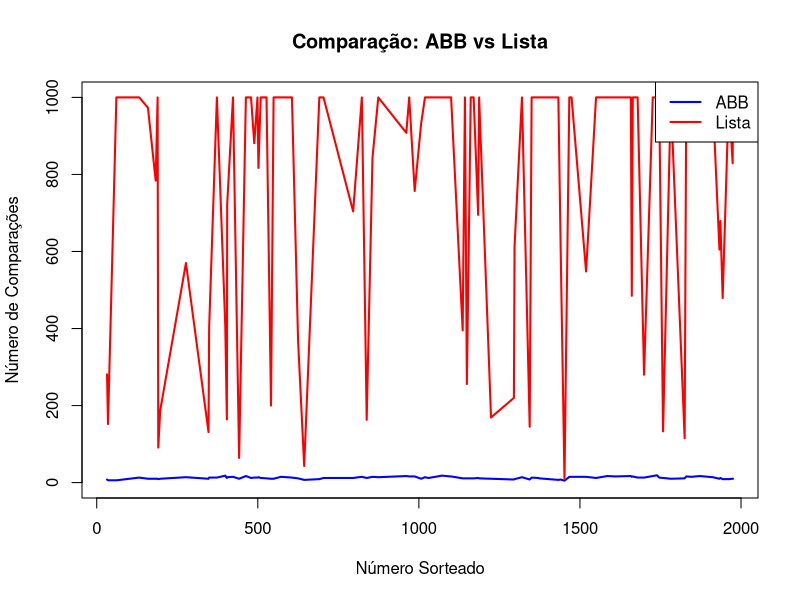

Write the R code that produced this figure.
dados <- read.csv("resultados.csv")
#lê os dados do arquivo csv chamado resultados e armazena o conteúdo no dataframe
#dados(estrutura q organiza informações em linhas e colunas)

dados_ordenados <- dados[order(dados$numero_sorteado), ]
#a função order() retorna os indices q colocariam o vetor em ordem crescente. 
#exemplo: x <- c(50, 10, 30) order(x), retorna 2 3 1. (significa = p ordenar x, o segundo elemento deve vir primeiro (10)...)
#dados[order] = acessa as linhas de dados de acordo com os indices retornados
#resumo: reorganiza as linhas do dataframe dados, colocando em ordem CRESCENTE com base na coluna numero_sorteado. o resultado é 
#armazenado em dados_ordenados.

limite_y <- max(dados_ordenados$comparacoes_abb, dados_ordenados$comparacoes_lista)
#essa linha define o valor MAXIMO do eixo Y q será usado no gráfico, garante q todas as linhas caibam no gráfico
#a função max() retorna o maior valor entre os vetores! o R concatena os dois vetores q coloquei de parametro, e retorna o maior valor 
#entre TODOS eles. exemplo: x <- c(3, 8, 9) y <- c(7, 2, 9) max(x, y) resultado = 9.
#limite_y armazena o maior valor
#resumo: pegue o maior número de comparações entre ABB e lista p definir o topo do gráfico.

plot(dados_ordenados$numero_sorteado, dados_ordenados$comparacoes_abb, type = "l", col = "blue", lwd = 2,
    xlab = "Número Sorteado", ylab = "Número de Comparações",
    main = "Comparação: ABB vs Lista", 
    ylim = c(0,limite_y))
#a função plot serve p criar gráficos.
#$numero_sorteado (todos os numeros sorteados p serem buscados) e $comparacoes_abb (todas as comparacoes feita na abb p cada numero) definem os valores do 
#eixo X e eixo Y, respectivamente.
#type = l, define que o gráfico vai ser do tipo LINHA
#col = blue define a cor da linha da abb (sempre se refere ao q esta sendo desenhado no grafico)
#lwd = 2 é a espessura da linha
#xlab é o rótulo q fica no eixo X, e ylab o rotulo do eixo y
#main é o titulo do grafico
#ylim define o INTERVALO do eixo Y, começando em 0 e indo até limite_y

lines(dados_ordenados$numero_sorteado, dados_ordenados$comparacoes_lista, col = "red", lwd = 2)
#lines adiciona uma nova linha no grafico ja criado em plot()

legend("topright", legend = c("ABB", "Lista"), col = c("blue", "red"), lwd = 2)
#legend() serve p adicionar legenda no grafico.
#topright é onde a legenda vai ser colocada
#legend define os textos q vao aparecer na legenda, abb sendo relacionado a linha azul e lista a linha vermelha
# abb -> blue, lista -> red
#resultado no gráfico -> aparece uma caixinha no canto superior direito, mostrando -----(em cor azul) ABB ------ (em cor vermelha) Lista

